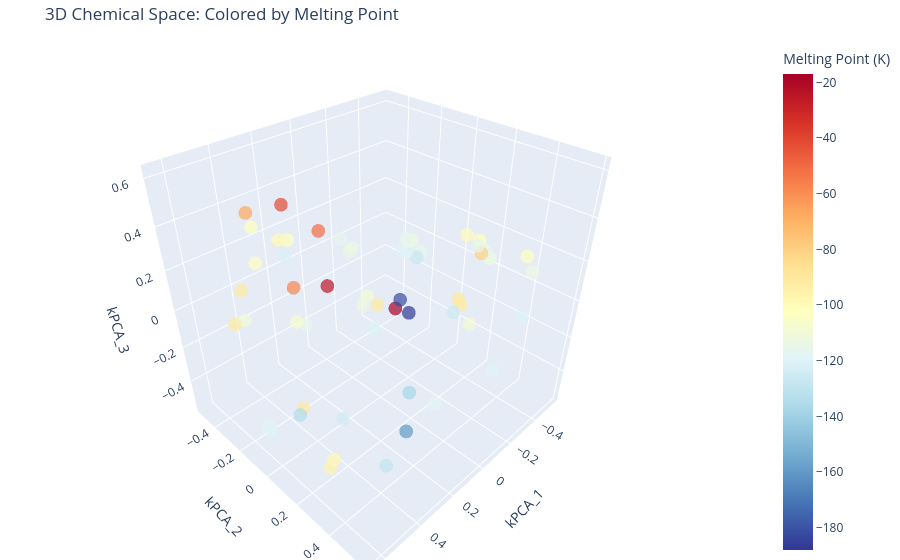

The notebook cell saved with this chart:
### Markdown cell above
### Try color by Melting Point

### Code cell
import plotly.express as px

# 1. Ensure the property is in your df_3d dataframe
# (We grab it from the original dataframe using the index to align correctly)
df_3d['Melting Point (K)'] = df['melting_point'].loc[X_train.index]

# 2. Create the Plot with a Continuous Color Scale
fig_prop = px.scatter_3d(
    df_3d,
    x=col_names[0],
    y=col_names[1],
    z=col_names[2],
    color='Melting Point (K)',
    color_continuous_scale='RdYlBu_r', # Red-Yellow-Blue (Red = High MP, Blue = Low MP)
    hover_data=['SMILES', 'Cluster'],
    title='3D Chemical Space: Colored by Melting Point',
    opacity=0.7,
    size_max=10
)

# 3. Save it
fig_prop.update_layout(margin=dict(l=0, r=0, b=0, t=40))
fig_prop.write_html("chemical_space_melting_point.html")
fig_prop.show()

### Figure 1 — Plotly figure (JSON) as saved in the notebook; plotly's stock layout.template omitted (floating-point values rounded to 4 significant figures)
{"data": [{"customdata": [["CCCCCCCC", "4"], ["CCCCC", "Anomaly"], ["CCCCC(C)CC", "3"], ["CCCC(CC)C(C)C", "3"], ["CC(C)C(C)(C)C(C)C", "2"], ["CC(C)C(C)C(C)C", "2"], ["CCCCCCCCC", "4"], ["CCCC(C)(C)C", "4"], ["CCCC(C)CC(C)C", "3"], ["CCC(C)CCC(C)C", "3"], ["CCC(CC)C(C)C", "2"], ["CC(C)(C)C", "1"], ["CCC(C)C(CC)CC", "0"], ["CCCCC(C)(C)CC", "3"], ["CCC(C)(CC)CC", "2"], ["CCC(C(C)C)C(C)C", "2"], ["CCCC(C)(C)CCC", "2"], ["CC(C)CC(C)C", "4"], ["CCCCC(C)CCC", "3"], ["CCC(C)CC(C)C", "3"], ["CCC(C)C(C)(C)CC", "3"], ["CCCCCCC", "4"], ["CCCCC(CC)CC", "0"], ["CCCC", "1"], ["CCC(C)(C)CC", "4"], ["CCC(C)(C)C(C)C", "5"], ["CCCCCC", "Anomaly"], ["CC(C)CC(C)C(C)C", "0"], ["CCC(C)C", "1"], ["CCC(C)C(C)(C)C", "5"], ["CCC(C)CC(C)(C)C", "0"], ["CCCC(CC)CCC", "5"], ["CC(C)CCCC(C)C", "2"], ["CCC(C)(C)CC(C)C", "0"], ["CCCC(C)CC", "Anomaly"], ["CCCC(C)(C)CC", "3"], ["CCC(CC)(CC)CC", "4"], ["CC(C)CCC(C)C", "4"], ["CCCC(C)C(C)CC", "3"], ["CCCC(C)C(C)C", "3"], ["CCCCC(C)C(C)C", "3"], ["CCCC(C)C(C)(C)C", "0"], ["CCCC(C)(CC)CC", "0"], ["CCC(C)(C)C", "1"], ["CCCCCC(C)C", "3"], ["CCCC(C)(C)C(C)C", "0"], ["CCC(CC)CC(C)C", "5"], ["CC(C)(C)CC(C)(C)C", "4"], ["CC(C)CC(C)(C)C", "2"], ["CCCC(CC)CC", "5"], ["CC", "1"], ["CCC(C)(CC)C(C)C", "5"], ["CC(C)C(C)(C)C", "4"], ["CCC", "1"], ["CCCCC(C)(C)C", "5"], ["CCC(CC)CC", "4"], ["CCCCCCC(C)C", "3"], ["CCC(C)C(C)C(C)C", "3"], ["CCCCC(C)C", "1"], ["CCC(CC)C(C)(C)C", "2"]], "hovertemplate": "kPCA_1=%{x}<br>kPCA_2=%{y}<br>kPCA_3=%{z}<br>SMILES=%{customdata[0]}<br>Cluster=%{customdata[1]}<br>Melting Point (K)=%{marker.color}<extra></extra>", "legendgroup": "", "marker": {"color": [-57.0, -129.0, -121.0, -113.0, -102.0, -110.0, -51.0, -125.0, -113.0, -113.0, -115.0, -17.0, -113.0, -102.2, -91.0, -122.0, -102.9, -119.0, -113.0, -91.0, -101.0, -90.0, -115.0, -138.0, -135.0, -109.0, -97.0, -128.0, -160.0, -112.0, -120.0, -114.0, -103.0, -113.0, -119.0, -126.0, -41.0, -91.0, -102.9, -91.0, -116.0, -120.0, -113.0, -98.0, -109.0, -117.0, -113.0, -67.0, -107.0, -91.0, -182.0, -117.0, -25.0, -188.0, -121.0, -119.0, -80.0, -116.8, -118.0, -99.0], "coloraxis": "coloraxis", "opacity": 0.7, "symbol": "circle"}, "mode": "markers", "name": "", "scene": "scene", "showlegend": false, "x": [0.4561, 0.5588, -0.3842, -0.5481, 0.3118, 0.4335, 0.3071, 0.2506, -0.5353, -0.5271, 0.134, 0.3373, -0.4093, -0.5279, 0.4499, 0.1236, 0.09906, 0.6448, -0.4644, -0.3239, -0.4788, 0.5252, -0.399, 0.4596, 0.4211, -0.1593, 0.6296, -0.4011, 0.4297, -0.1372, -0.3903, -0.1633, 0.3621, -0.4073, -0.1566, -0.3911, 0.4752, 0.5946, -0.4796, -0.34, -0.5468, -0.3767, -0.3997, 0.5418, -0.3341, -0.3946, -0.1638, 0.5108, 0.1861, -0.08545, 0.2951, -0.1481, 0.4594, 0.3309, -0.1331, 0.6362, -0.3475, -0.5424, -0.02, 0.1518], "y": [0.002433, 0.5816, 0.4748, 0.119, -0.4616, -0.4178, -0.01915, 0.003895, 0.1679, 0.1812, -0.3747, 0.4032, -0.1937, 0.1147, -0.3812, -0.5118, -0.5101, 0.02259, 0.4442, 0.19, 0.07742, 0.08825, -0.1267, 0.5862, -0.08737, -0.2515, 0.3658, -0.1546, 0.5527, -0.2609, -0.2092, -0.3581, -0.3839, -0.2082, 0.505, 0.1028, 0.002152, -0.2182, 0.3992, 0.1626, 0.1452, -0.2241, -0.2183, 0.2815, 0.2401, -0.2209, -0.3758, -0.1666, -0.374, -0.1074, 0.3847, -0.419, 0.201, 0.4585, -0.1808, -0.008486, 0.2556, 0.0977, 0.3168, -0.5045], "z": [0.2732, -0.1323, -0.05708, 0.07676, 0.2887, -0.114, 0.443, -0.5538, 0.04662, 0.05246, -0.2768, 0.3248, 0.04346, 0.118, 0.07179, 0.0481, 0.1216, -0.3181, 0.1232, -0.1055, 0.1526, -0.2325, 0.009841, 0.1445, -0.4716, -0.1915, -0.2657, -0.03345, -0.08387, -0.2413, -0.01755, 0.03509, 0.1673, 0.03498, -0.197, -0.2272, 0.616, 0.06031, 0.1753, -0.09322, 0.06418, -0.02083, 0.03851, -0.3632, -0.1934, 0.05068, 0.008869, 0.5371, -0.2315, -0.1342, 0.3302, 0.06612, 0.377, 0.332, -0.3392, -0.3185, 0.1857, 0.07723, -0.4275, 0.1455], "type": "scatter3d"}], "layout": {"scene": {"domain": {"x": [0.0, 1.0], "y": [0.0, 1.0]}, "xaxis": {"title": {"text": "kPCA_1"}}, "yaxis": {"title": {"text": "kPCA_2"}}, "zaxis": {"title": {"text": "kPCA_3"}}}, "coloraxis": {"colorbar": {"title": {"text": "Melting Point (K)"}}, "colorscale": [[0.0, "rgb(49,54,149)"], [0.1, "rgb(69,117,180)"], [0.2, "rgb(116,173,209)"], [0.3, "rgb(171,217,233)"], [0.4, "rgb(224,243,248)"], [0.5, "rgb(255,255,191)"], [0.6, "rgb(254,224,144)"], [0.7, "rgb(253,174,97)"], [0.8, "rgb(244,109,67)"], [0.9, "rgb(215,48,39)"], [1.0, "rgb(165,0,38)"]]}, "legend": {"tracegroupgap": 0}, "title": {"text": "3D Chemical Space: Colored by Melting Point"}, "margin": {"l": 0, "r": 0, "b": 0, "t": 40}}}
